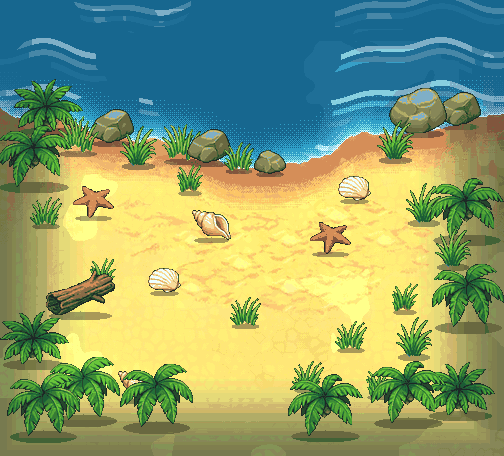

This game map was drawn from its Tiled (.tmx) file and the tilesets committed beside it. A one-line description and the full map source follow:
An orthogonal 21x19 tile map with 24x24 px tiles, 1 tile layer (plage).

<map version="1.10" tiledversion="1.10.2" orientation="orthogonal" renderorder="right-down" width="21" height="19" tilewidth="24" tileheight="24" infinite="0" nextlayerid="2" nextobjectid="1">
 <properties>
  <property name="zone" value="plage" />
  <property name="frames" type="int" value="12" />
  <property name="frame_ms" type="int" value="110" />
  <property name="tuiles_animees" type="int" value="238" />
 </properties>
 <tileset firstgid="1" source="plage_tuiles.tsx" />
 <layer id="1" name="plage" width="21" height="19">
  <data encoding="csv">
1,1,1,1580,1581,1582,1583,1584,1,1,1,1,1,1585,1586,1587,1588,1589,1590,1591,1592,
1593,1594,1595,1596,1597,1598,1599,1600,1,1,1,1,1,1601,1602,1603,1604,1605,1606,1607,1608,
1609,1610,1611,1612,1613,1,1614,1,1,1,1,1,126,1615,1616,1617,1618,1619,1620,1621,1622,
1623,1624,1625,1626,1627,1628,1629,1,1,1,1,1,204,1630,1631,1632,1633,1634,1635,1636,1637,
1638,1639,1640,1641,277,1642,1643,286,287,288,1,1,289,1644,1645,1646,1647,306,1648,1649,1650,
1651,1652,1653,1654,1655,1656,1657,1658,1659,1660,1661,409,410,1662,1663,1664,1665,1666,1667,458,459,
1668,1669,1670,1671,1672,1673,1674,1675,1676,1677,1678,1679,1680,1681,1682,571,1683,1684,576,577,578,
1685,1686,1687,589,590,1688,1689,1690,1691,1692,1693,623,624,625,626,627,628,1694,1695,1696,1697,
1698,1699,1700,689,690,691,692,1701,1702,699,700,701,702,703,704,705,1703,1704,1705,1706,1707,
755,1708,1709,762,763,764,765,766,767,768,769,770,771,772,773,774,775,1710,1711,1712,1713,
805,806,807,1714,1715,822,823,824,825,826,827,828,829,830,831,832,833,834,1716,1717,1718,
858,859,860,1719,1720,879,880,881,882,883,884,885,886,887,888,889,1721,1722,1723,1724,1725,
934,1726,940,941,1727,944,945,946,947,1728,1729,966,967,968,969,970,1730,1731,1732,1733,1734,
1735,1736,1737,1035,1036,1037,1038,1039,1040,1738,1739,1054,1055,1740,1741,1742,1743,1744,1745,1746,1747,
1748,1749,1750,1751,1752,1134,1135,1136,1137,1138,1139,1140,1141,1753,1754,1755,1756,1757,1166,1167,1168,
1758,1759,1760,1761,1762,1763,1764,1765,1230,1231,1232,1233,1766,1767,1768,1769,1770,1771,1772,1773,1774,
1775,1776,1777,1778,1779,1780,1781,1782,1783,1395,1396,1397,1784,1785,1786,1787,1788,1789,1790,1791,1792,
1793,1794,1795,1796,1797,1798,1799,1800,1507,1508,1509,1801,1802,1803,1804,1805,1806,1807,1808,1809,1810,
1811,1551,1812,1813,1556,1557,1558,1814,1561,1562,1563,1564,1815,1568,1816,1817,1575,1576,1577,1578,1579
</data>
 </layer>
</map>
